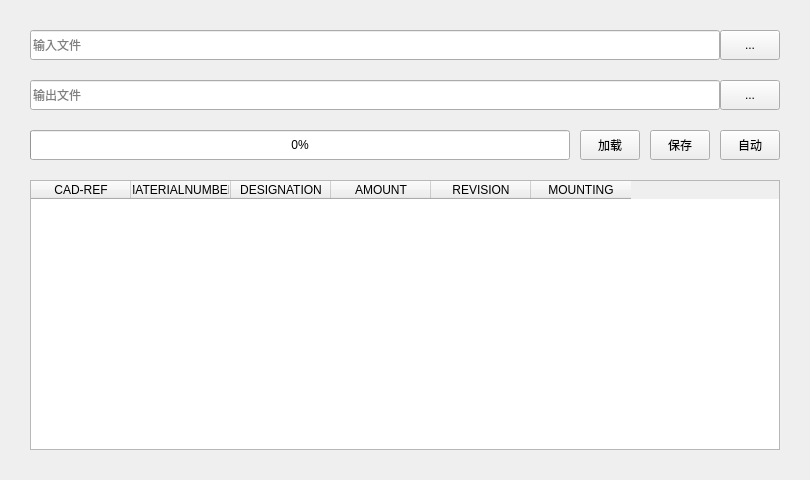
<?xml version="1.0" encoding="UTF-8"?>
<ui version="4.0">
 <class>Widget</class>
 <widget class="QWidget" name="Widget">
  <property name="geometry">
   <rect>
    <x>0</x>
    <y>0</y>
    <width>810</width>
    <height>480</height>
   </rect>
  </property>
  <widget class="QProgressBar" name="progress">
   <property name="geometry">
    <rect>
     <x>30</x>
     <y>130</y>
     <width>540</width>
     <height>30</height>
    </rect>
   </property>
   <property name="value">
    <number>0</number>
   </property>
  </widget>
  <widget class="QTableWidget" name="table">
   <property name="geometry">
    <rect>
     <x>30</x>
     <y>180</y>
     <width>750</width>
     <height>270</height>
    </rect>
   </property>
   <attribute name="verticalHeaderVisible">
    <bool>false</bool>
   </attribute>
   <column>
    <property name="text">
     <string>CAD-REF</string>
    </property>
   </column>
   <column>
    <property name="text">
     <string>MATERIALNUMBER</string>
    </property>
   </column>
   <column>
    <property name="text">
     <string>DESIGNATION</string>
    </property>
   </column>
   <column>
    <property name="text">
     <string>AMOUNT</string>
    </property>
   </column>
   <column>
    <property name="text">
     <string>REVISION</string>
    </property>
   </column>
   <column>
    <property name="text">
     <string>MOUNTING</string>
    </property>
   </column>
  </widget>
  <widget class="QLineEdit" name="infile">
   <property name="geometry">
    <rect>
     <x>30</x>
     <y>30</y>
     <width>690</width>
     <height>30</height>
    </rect>
   </property>
   <property name="text">
    <string/>
   </property>
   <property name="placeholderText">
    <string>输入文件</string>
   </property>
  </widget>
  <widget class="QLineEdit" name="outfile">
   <property name="geometry">
    <rect>
     <x>30</x>
     <y>80</y>
     <width>690</width>
     <height>30</height>
    </rect>
   </property>
   <property name="placeholderText">
    <string>输出文件</string>
   </property>
  </widget>
  <widget class="QPushButton" name="infileb">
   <property name="geometry">
    <rect>
     <x>720</x>
     <y>30</y>
     <width>60</width>
     <height>30</height>
    </rect>
   </property>
   <property name="text">
    <string>...</string>
   </property>
  </widget>
  <widget class="QPushButton" name="outfileb">
   <property name="geometry">
    <rect>
     <x>720</x>
     <y>80</y>
     <width>60</width>
     <height>30</height>
    </rect>
   </property>
   <property name="text">
    <string>...</string>
   </property>
  </widget>
  <widget class="QPushButton" name="load">
   <property name="geometry">
    <rect>
     <x>580</x>
     <y>130</y>
     <width>60</width>
     <height>30</height>
    </rect>
   </property>
   <property name="text">
    <string>加载</string>
   </property>
  </widget>
  <widget class="QPushButton" name="save">
   <property name="geometry">
    <rect>
     <x>650</x>
     <y>130</y>
     <width>60</width>
     <height>30</height>
    </rect>
   </property>
   <property name="text">
    <string>保存</string>
   </property>
  </widget>
  <widget class="QPushButton" name="autogen">
   <property name="geometry">
    <rect>
     <x>720</x>
     <y>130</y>
     <width>60</width>
     <height>30</height>
    </rect>
   </property>
   <property name="text">
    <string>自动</string>
   </property>
  </widget>
 </widget>
 <resources/>
 <connections/>
</ui>
